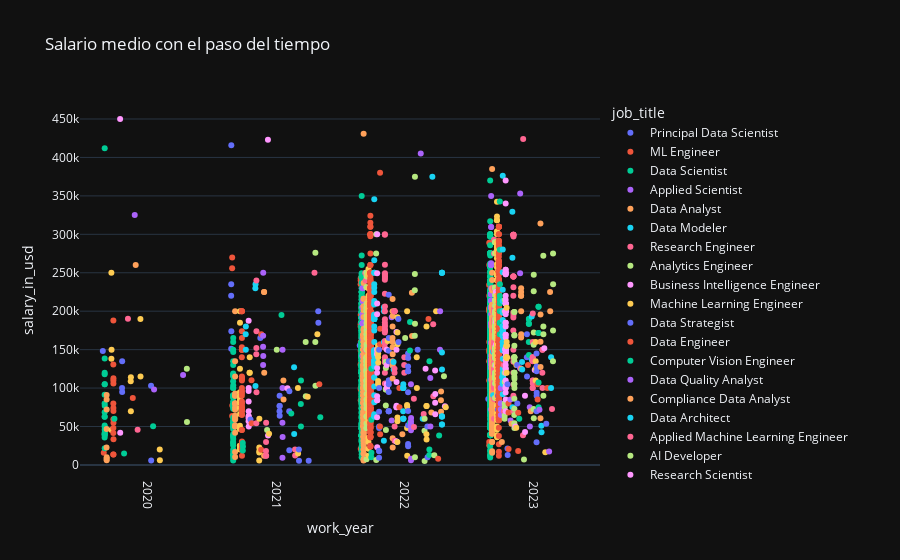

Notebook code cell kept with this figure:
### Code cell
# Ejemplo utilizando Plotly
cambio_salario = pd.DataFrame(df)
fig = px.strip(cambio_salario, x="work_year", y="salary_in_usd", template="plotly_dark", color='job_title', title="Salario medio con el paso del tiempo", )
fig.update_xaxes(tickangle=90)
fig.show()
